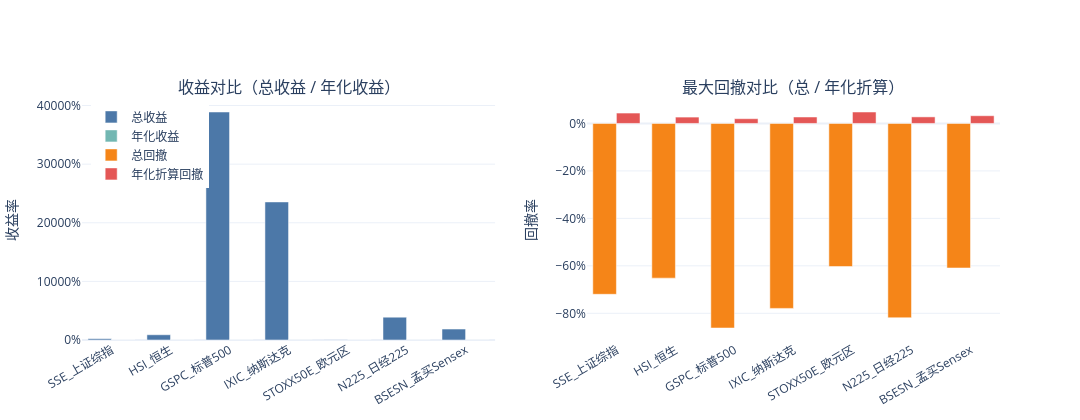

Here is the notebook cell this chart was saved with:
### Code cell
fig = make_subplots(rows=1, cols=2, subplot_titles=("收益对比（总收益 / 年化收益）", "最大回撤对比（总 / 年化折算）"))

# 收益对比
fig.add_trace(
    go.Bar(
        x=summary_df.index,
        y=summary_df["total_return"],
        name="总收益",
        marker_color="#4c78a8",
        hovertemplate="指数: %{x}<br>总收益: %{y:.2%}<extra></extra>",
    ),
    row=1,
    col=1,
)
fig.add_trace(
    go.Bar(
        x=summary_df.index,
        y=summary_df["annualized_return"],
        name="年化收益",
        marker_color="#72b7b2",
        hovertemplate="指数: %{x}<br>年化收益: %{y:.2%}<extra></extra>",
    ),
    row=1,
    col=1,
)

# 回撤对比
fig.add_trace(
    go.Bar(
        x=summary_df.index,
        y=summary_df["max_drawdown"],
        name="总回撤",
        marker_color="#f58518",
        hovertemplate="指数: %{x}<br>总回撤: %{y:.2%}<extra></extra>",
    ),
    row=1,
    col=2,
)
fig.add_trace(
    go.Bar(
        x=summary_df.index,
        y=summary_df["annualized_max_dd"],
        name="年化折算回撤",
        marker_color="#e45756",
        hovertemplate="指数: %{x}<br>年化折算回撤: %{y:.2%}<extra></extra>",
    ),
    row=1,
    col=2,
)

fig.update_layout(
    template="plotly_white",
    height=420,
    width=1080,
    barmode="group",
    legend=dict(yanchor="top", y=0.99, xanchor="left", x=0.01),
)
fig.update_yaxes(title_text="收益率", tickformat=".0%", row=1, col=1)
fig.update_yaxes(title_text="回撤率", tickformat=".0%", row=1, col=2)
fig.update_xaxes(tickangle=-30)
fig.show()

### Figure 1 — Plotly figure (JSON) as saved in the notebook; plotly's stock layout.template omitted (floating-point values rounded to 4 significant figures)
{"data": [{"hovertemplate": "指数: %{x}<br>总收益: %{y:.2%}<extra></extra>", "marker": {"color": "#4c78a8"}, "name": "总收益", "type": "bar", "x": ["SSE_上证综指", "HSI_恒生", "GSPC_标普500", "IXIC_纳斯达克", "STOXX50E_欧元区", "N225_日经225", "BSESN_孟买Sensex"], "xaxis": "x", "y": [2.23, 8.934, 389.0, 235.5, 0.3652, 38.87, 18.72], "yaxis": "y"}, {"hovertemplate": "指数: %{x}<br>年化收益: %{y:.2%}<extra></extra>", "marker": {"color": "#72b7b2"}, "name": "年化收益", "type": "bar", "x": ["SSE_上证综指", "HSI_恒生", "GSPC_标普500", "IXIC_纳斯达克", "STOXX50E_欧元区", "N225_日经225", "BSESN_孟买Sensex"], "xaxis": "x", "y": [0.04209, 0.06072, 0.0628, 0.1048, 0.01679, 0.06236, 0.1105], "yaxis": "y"}, {"hovertemplate": "指数: %{x}<br>总回撤: %{y:.2%}<extra></extra>", "marker": {"color": "#f58518"}, "name": "总回撤", "type": "bar", "x": ["SSE_上证综指", "HSI_恒生", "GSPC_标普500", "IXIC_纳斯达克", "STOXX50E_欧元区", "N225_日经225", "BSESN_孟买Sensex"], "xaxis": "x2", "y": [-0.7198, -0.6518, -0.8619, -0.7793, -0.6029, -0.8187, -0.6091], "yaxis": "y2"}, {"hovertemplate": "指数: %{x}<br>年化折算回撤: %{y:.2%}<extra></extra>", "marker": {"color": "#e45756"}, "name": "年化折算回撤", "type": "bar", "x": ["SSE_上证综指", "HSI_恒生", "GSPC_标普500", "IXIC_纳斯达克", "STOXX50E_欧元区", "N225_日经225", "BSESN_孟买Sensex"], "xaxis": "x2", "y": [0.04375, 0.02673, 0.02001, 0.02718, 0.04819, 0.02764, 0.03248], "yaxis": "y2"}], "layout": {"annotations": [{"font": {"size": 16}, "showarrow": false, "text": "收益对比（总收益 / 年化收益）", "x": 0.225, "xanchor": "center", "xref": "paper", "y": 1, "yanchor": "bottom", "yref": "paper"}, {"font": {"size": 16}, "showarrow": false, "text": "最大回撤对比（总 / 年化折算）", "x": 0.775, "xanchor": "center", "xref": "paper", "y": 1, "yanchor": "bottom", "yref": "paper"}], "barmode": "group", "height": 420, "legend": {"x": 0.01, "xanchor": "left", "y": 0.99, "yanchor": "top"}, "width": 1080, "xaxis": {"anchor": "y", "domain": [0, 0.45], "tickangle": -30}, "xaxis2": {"anchor": "y2", "domain": [0.55, 1], "tickangle": -30}, "yaxis": {"anchor": "x", "domain": [0, 1], "tickformat": ".0%", "title": {"text": "收益率"}}, "yaxis2": {"anchor": "x2", "domain": [0, 1], "tickformat": ".0%", "title": {"text": "回撤率"}}}}
